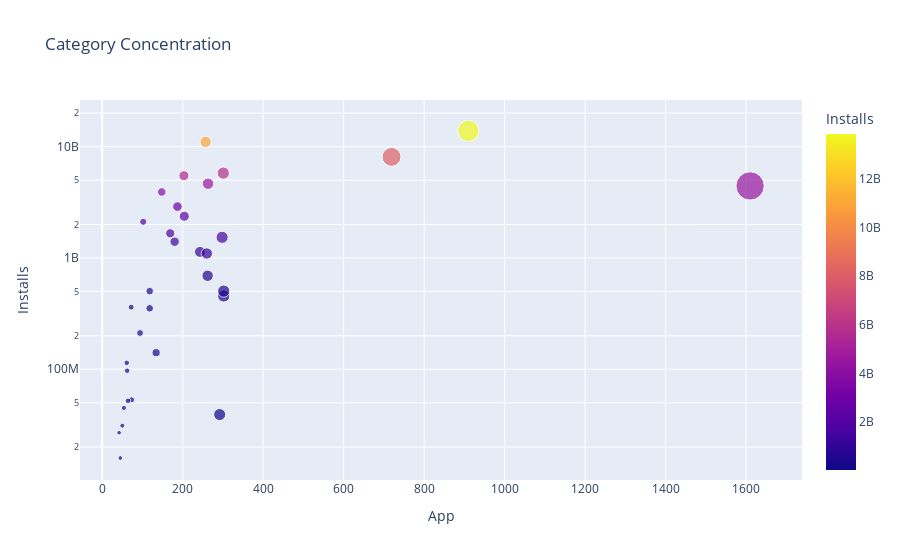

The notebook cell saved with this chart:
### Markdown cell above
### Category Concentration - Downloads vs. Competition

**Challenge**: 
* First, create a DataFrame that has the number of apps in one column and the number of installs in another:

<img src=https://imgur.com/uQRSlXi.png width="350">

* Then use the [plotly express examples from the documentation](https://plotly.com/python/line-and-scatter/) alongside the [.scatter() API reference](https://plotly.com/python-api-reference/generated/plotly.express.scatter.html)to create scatter plot that looks like this. 

<img src=https://imgur.com/cHsqh6a.png>

*Hint*: Use the size, hover_name and color parameters in .scatter(). To scale the yaxis, call .update_layout() and specify that the yaxis should be on a log-scale like so: yaxis=dict(type='log')

### Code cell
number = df_app_clean.groupby('Category').agg({'App': pd.Series.count})
merged_df = pd.merge(number, category_installs, on='Category', how="inner")
merged_df.sort_values('Installs', ascending=False)
figure = px.scatter(merged_df, x='App', y='Installs', title='Category Concentration', size='App', hover_name=merged_df.index, color='Installs')
figure.update_layout(yaxis=dict(type='log'))
figure.show()

### Figure 1 — Plotly figure (JSON) as saved in the notebook; plotly's stock layout.template omitted (floating-point values rounded to 4 significant figures)
{"data": [{"hovertemplate": "<b>%{hovertext}</b><br><br>App=%{marker.size}<br>Installs=%{marker.color}<extra></extra>", "hovertext": ["ART_AND_DESIGN", "AUTO_AND_VEHICLES", "BEAUTY", "BOOKS_AND_REFERENCE", "BUSINESS", "COMICS", "COMMUNICATION", "DATING", "EDUCATION", "ENTERTAINMENT", "EVENTS", "FAMILY", "FINANCE", "FOOD_AND_DRINK", "GAME", "HEALTH_AND_FITNESS", "HOUSE_AND_HOME", "LIBRARIES_AND_DEMO", "LIFESTYLE", "MAPS_AND_NAVIGATION", "MEDICAL", "NEWS_AND_MAGAZINES", "PARENTING", "PERSONALIZATION", "PHOTOGRAPHY", "PRODUCTIVITY", "SHOPPING", "SOCIAL", "SPORTS", "TOOLS", "TRAVEL_AND_LOCAL", "VIDEO_PLAYERS", "WEATHER"], "legendgroup": "", "marker": {"color": [114233100, 53129800, 26916200, 1665791655, 692018120, 44931100, 11039241530, 140912410, 352852000, 2113660000, 15949410, 4437579590, 455312400, 211677750, 13858762717, 1134006220, 97082000, 52083000, 503742120, 503267560, 39162676, 2369110650, 31116110, 1532352930, 4649143130, 5788070180, 1400331540, 5487841475, 1096431465, 8099724500, 2894859300, 3916897200, 361096500], "coloraxis": "coloraxis", "size": [61, 73, 42, 169, 262, 54, 257, 134, 118, 102, 45, 1610, 302, 94, 910, 243, 62, 64, 302, 118, 292, 204, 50, 298, 263, 301, 180, 203, 260, 719, 187, 148, 72], "sizemode": "area", "sizeref": 4.025, "symbol": "circle"}, "mode": "markers", "name": "", "orientation": "v", "showlegend": false, "type": "scatter", "x": [61, 73, 42, 169, 262, 54, 257, 134, 118, 102, 45, 1610, 302, 94, 910, 243, 62, 64, 302, 118, 292, 204, 50, 298, 263, 301, 180, 203, 260, 719, 187, 148, 72], "xaxis": "x", "y": [114233100, 53129800, 26916200, 1665791655, 692018120, 44931100, 11039241530, 140912410, 352852000, 2113660000, 15949410, 4437579590, 455312400, 211677750, 13858762717, 1134006220, 97082000, 52083000, 503742120, 503267560, 39162676, 2369110650, 31116110, 1532352930, 4649143130, 5788070180, 1400331540, 5487841475, 1096431465, 8099724500, 2894859300, 3916897200, 361096500], "yaxis": "y"}], "layout": {"coloraxis": {"colorbar": {"title": {"text": "Installs"}}, "colorscale": [[0, "#0d0887"], [0.1111, "#46039f"], [0.2222, "#7201a8"], [0.3333, "#9c179e"], [0.4444, "#bd3786"], [0.5556, "#d8576b"], [0.6667, "#ed7953"], [0.7778, "#fb9f3a"], [0.8889, "#fdca26"], [1, "#f0f921"]]}, "legend": {"itemsizing": "constant", "tracegroupgap": 0}, "title": {"text": "Category Concentration"}, "xaxis": {"anchor": "y", "domain": [0, 1], "title": {"text": "App"}}, "yaxis": {"anchor": "x", "domain": [0, 1], "title": {"text": "Installs"}, "type": "log"}}}
